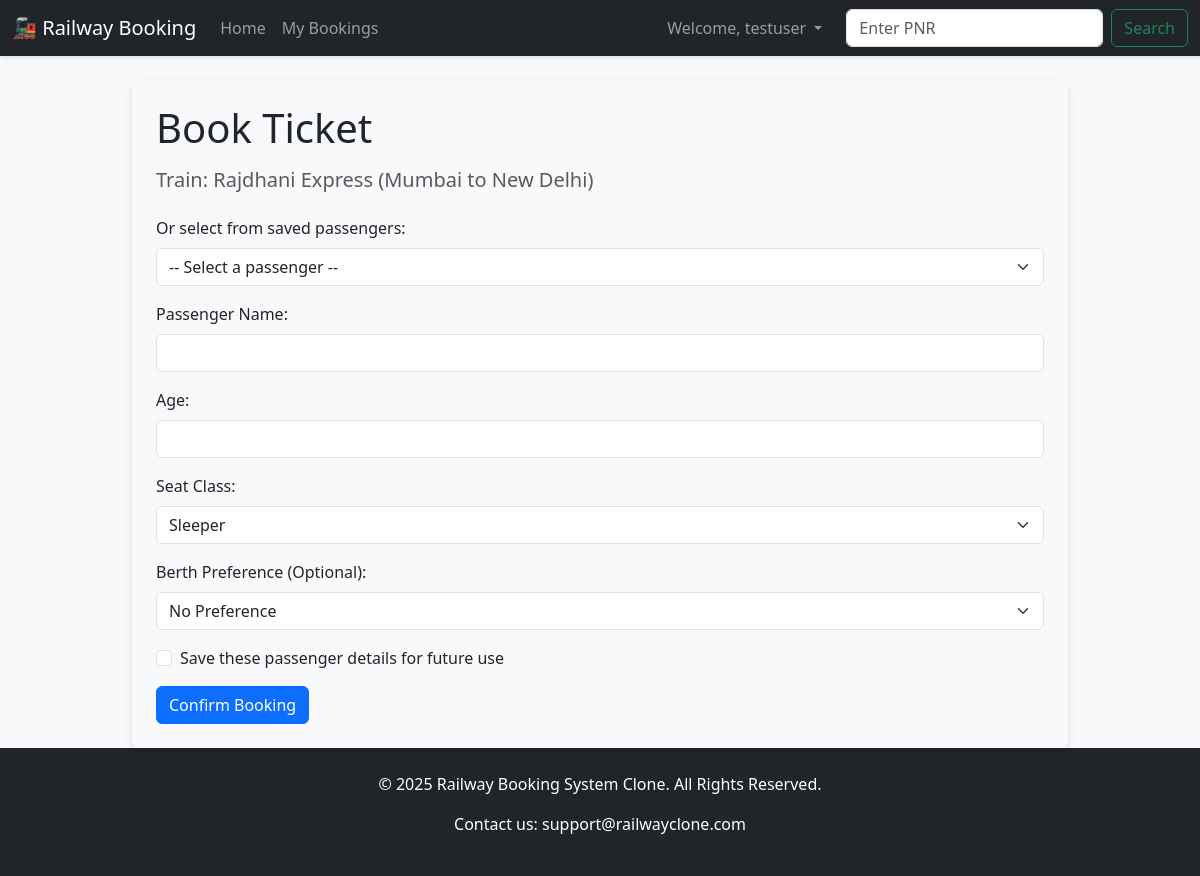
Page /book/2 (signed in) on the committed database.
### app.py (models this page shows)
class Train(db.Model):
    id = db.Column(db.Integer, primary_key=True)
    train_name = db.Column(db.String(100), nullable=False)
    source = db.Column(db.String(100), nullable=False)
    destination = db.Column(db.String(100), nullable=False)
    departure_time = db.Column(db.String(10), nullable=False) # e.g., '06:15'
    total_seats = db.Column(db.Integer, nullable=False)
    bookings = db.relationship('Booking', backref='train', lazy=True)

### app.py (the view)
@app.route('/book/<int:train_id>')
def book(train_id):
    if not session.get('logged_in'):
        flash('You must be logged in to book a ticket.', 'danger')
        return redirect(url_for('login'))
    train_to_book = Train.query.get_or_404(train_id)
    confirmed_count = Booking.query.filter_by(train_id=train_id, status='Confirmed').count()
    rac_count = Booking.query.filter_by(train_id=train_id, status='RAC').count()
    total_confirmed_rac = confirmed_count + rac_count
    rac_limit = train_to_book.total_seats + (train_to_book.total_seats // 10)
    if total_confirmed_rac >= rac_limit:
        waitlist_count = Booking.query.filter_by(train_id=train_id, status='Waitlisted').count()
        if waitlist_count >= train_to_book.total_seats * 0.1:
            flash('Sorry, this train is fully waitlisted.', 'danger')
            return redirect(url_for('index'))
    user_id = session['user_id']
    saved_passengers = Passenger.query.filter_by(user_id=user_id).all()
    return render_template('booking_form.html', train=train_to_book, saved_passengers=saved_passengers)

### templates/booking_form.html (shortened to what this page needs)
{% extends 'base.html' %}
{% block content %}
<div class="card bg-light p-4">
  <h1 class="display-6 mb-3">Book Ticket</h1>
  <h5 class="mb-4 text-muted">Train: {{ train.train_name }} ({{ train.source }} to {{ train.destination }})</h5>
  <form id="bookingForm" action="{{ url_for('submit_booking') }}" method="post">
    {% if saved_passengers %}
    <div class="mb-3">
      <label for="saved_passenger" class="form-label">Or select from saved passengers:</label>
      <select class="form-select" id="saved_passenger">
        <option value="">-- Select a passenger --</option>
      </select>
    </div>
    {% endif %}
    <div class="mb-3">
      <label for="passenger_name" class="form-label">Passenger Name:</label>
      <input type="text" class="form-control" id="passenger_name" name="passenger_name" required>
    </div>
    <div class="mb-3">
      <label for="passenger_age" class="form-label">Age:</label>
      <input type="number" class="form-control" id="passenger_age" name="passenger_age" min="1" required>
    </div>
    <div class="mb-3">
      <label for="seat_class" class="form-label">Seat Class:</label>
      <select class="form-select" id="seat_class" name="seat_class">
        <option value="Sleeper">Sleeper</option>
      </select>
    </div>
    <div class="mb-3">
      <label for="berth_preference" class="form-label">Berth Preference (Optional):</label>
      <select class="form-select" id="berth_preference" name="berth_preference">
        <option value="">No Preference</option>
      </select>
    </div>
    <div class="form-check mb-3">
      <input class="form-check-input" type="checkbox" name="save_passenger" id="save_passenger">
      <label class="form-check-label" for="save_passenger">
        Save these passenger details for future use
      </label>
    </div>
    <button type="submit" class="btn btn-primary">Confirm Booking</button>
  </form>
</div>
{% endblock %}

### static/css/style.css (style rules this page uses)
body { background-color: #f8f9fa; }
.card { border: none; box-shadow: 0 4px 8px rgba(0,0,0,.1); }

### rows in the picture
Train: train_name "Rajdhani Express", source "Mumbai", destination "New Delhi"

### other values in the picture
{{ session.username }} "testuser"
